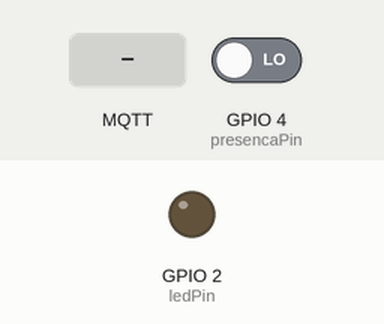
Bench run of a sketch on a simulated ESP32. On the bench: output pins drawn as LEDs (lit = HIGH). Inputs (shaded band) come from the test bench; at power-on: GPIO 4 (presencaPin) LOW. WiFi joins after 1.5 s; servers stay silent unless stated; random numbers use the default seed unless the sketch sets one; no MQTT or app messages arrive unless stated; what the sketch prints to the serial monitor is not drawn.

Above: at 2.7 s.
2.8 s: GPIO 4 (presencaPin) driven HIGH
At 3.1 s:
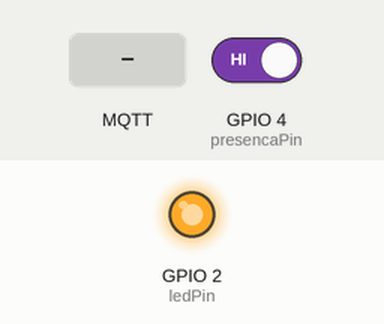
5.8 s: MQTT message "OFF" arrives on the first subscribed topic
At 6.6 s:
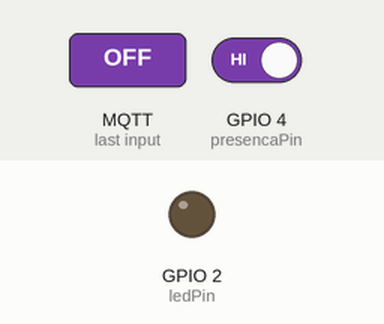
Timing chart, 0 to 8.8 s (numbered marks = the images above; inputs shaded):
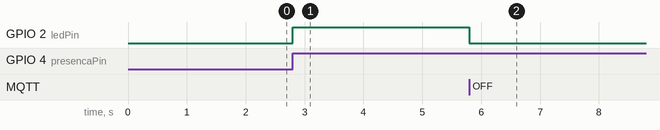

The sketch:

esp32_smarthome.ino
```cpp
#include <WiFi.h>
#include <WiFiClientSecure.h>
#include <PubSubClient.h>

// ======================
// PINOS
// ======================

const int ledPin = 2;
const int presencaPin = 4;

// ======================
// WIFI
// ======================

const char* ssid = "Wokwi-GUEST";
const char* password = "";

// ======================
// HIVEMQ CLOUD
// ======================

const char* mqtt_server =
"cd7a510790bf435e82c1318c38404fb7.s1.eu.hivemq.cloud";

const int mqtt_port = 8883;

const char* mqtt_user = "mqtt_admin";
const char* mqtt_pass = "!XrnZaywS8mH2m9";

// ======================
// MQTT
// ======================

WiFiClientSecure espClient;
PubSubClient client(espClient);

// ======================
// CONTROLE PRESENCA
// ======================

bool presencaAnterior = false;

// ======================
// RECEBE COMANDOS MQTT
// ======================

void callback(char* topic, byte* payload, unsigned int length) {

  String message = "";

  for (int i = 0; i < length; i++) {
    message += (char)payload[i];
  }

  Serial.print("Topico: ");
  Serial.println(topic);

  Serial.print("Mensagem: ");
  Serial.println(message);

  if (String(topic) == "smarthome/casa1/sala/luz/comando") {

    if (message == "ON") {

      digitalWrite(ledPin, HIGH);

      client.publish(
        "smarthome/casa1/sala/luz/status",
        "ON",
        true
      );

      Serial.println("Luz ligada");
    }

    if (message == "OFF") {

      digitalWrite(ledPin, LOW);

      client.publish(
        "smarthome/casa1/sala/luz/status",
        "OFF",
        true
      );

      Serial.println("Luz desligada");
    }
  }
}

// ======================
// RECONECTA MQTT
// ======================

void reconnect() {

  while (!client.connected()) {

    Serial.println("Conectando MQTT...");

    String clientId = "ESP32-";
    clientId += String(random(0xffff), HEX);

    if (client.connect(
      clientId.c_str(),
      mqtt_user,
      mqtt_pass,
      "smarthome/casa1/status",
      1,
      true,
      "offline"
    )) {

      Serial.println("MQTT conectado!");

      client.publish(
        "smarthome/casa1/status",
        "online",
        true
      );

      client.publish(
        "smarthome/casa1/sala/luz/status",
        digitalRead(ledPin) ? "ON" : "OFF",
        true
      );

      client.subscribe(
        "smarthome/casa1/sala/luz/comando"
      );

    } else {

      Serial.print("Falha MQTT: ");
      Serial.println(client.state());

      delay(2000);
    }
  }
}

// ======================
// SETUP
// ======================

void setup() {

  pinMode(ledPin, OUTPUT);

  pinMode(
    presencaPin,
    INPUT
  );

  Serial.begin(115200);

  Serial.println("Conectando WiFi...");

  WiFi.begin(
    ssid,
    password
  );

  while (WiFi.status() != WL_CONNECTED) {

    delay(500);
    Serial.print(".");
  }

  Serial.println();
  Serial.println("WiFi conectado!");

  espClient.setInsecure();

  client.setServer(
    mqtt_server,
    mqtt_port
  );

  client.setCallback(callback);
}

// ======================
// LOOP
// ======================

void loop() {

  if (!client.connected()) {
    reconnect();
  }

  client.loop();

  // ======================
  // SENSOR PIR
  // ======================

  bool presencaAtual =
    digitalRead(presencaPin);

  if (
    presencaAtual &&
    !presencaAnterior
  ) {

    Serial.println(
      "Movimento detectado!"
    );

    digitalWrite(
      ledPin,
      HIGH
    );

    client.publish(
      "smarthome/casa1/sala/presenca",
      "DETECTADA",
      true
    );

    client.publish(
      "smarthome/casa1/sala/luz/status",
      "ON",
      true
    );
  }

  if (
    !presencaAtual &&
    presencaAnterior
  ) {

    Serial.println(
      "Sem movimento"
    );

    digitalWrite(
      ledPin,
      LOW
    );

    client.publish(
      "smarthome/casa1/sala/presenca",
      "AUSENTE",
      true
    );

    client.publish(
      "smarthome/casa1/sala/luz/status",
      "OFF",
      true
    );
  }

  presencaAnterior =
    presencaAtual;

  // ======================
  // TEMPERATURA E UMIDADE
  // ======================

  static unsigned long ultimaLeitura = 0;

  if (
    millis() - ultimaLeitura >= 5000
  ) {

    ultimaLeitura = millis();

    int temperatura =
      random(20, 35);

    int umidade =
      random(40, 90);

    char tempString[10];
    char umidadeString[10];

    sprintf(
      tempString,
      "%d",
      temperatura
    );

    sprintf(
      umidadeString,
      "%d",
      umidade
    );

    client.publish(
      "smarthome/casa1/quarto/temperatura",
      tempString
    );

    client.publish(
      "smarthome/casa1/quarto/umidade",
      umidadeString
    );

    Serial.print("Temperatura: ");
    Serial.println(tempString);

    Serial.print("Umidade: ");
    Serial.println(umidadeString);
  }
}
```

Measured:
- after the input at 2.8 s, GPIO 2 (ledPin): LOW → HIGH at once
- after the input at 5.8 s, GPIO 2 (ledPin): HIGH → LOW at once
